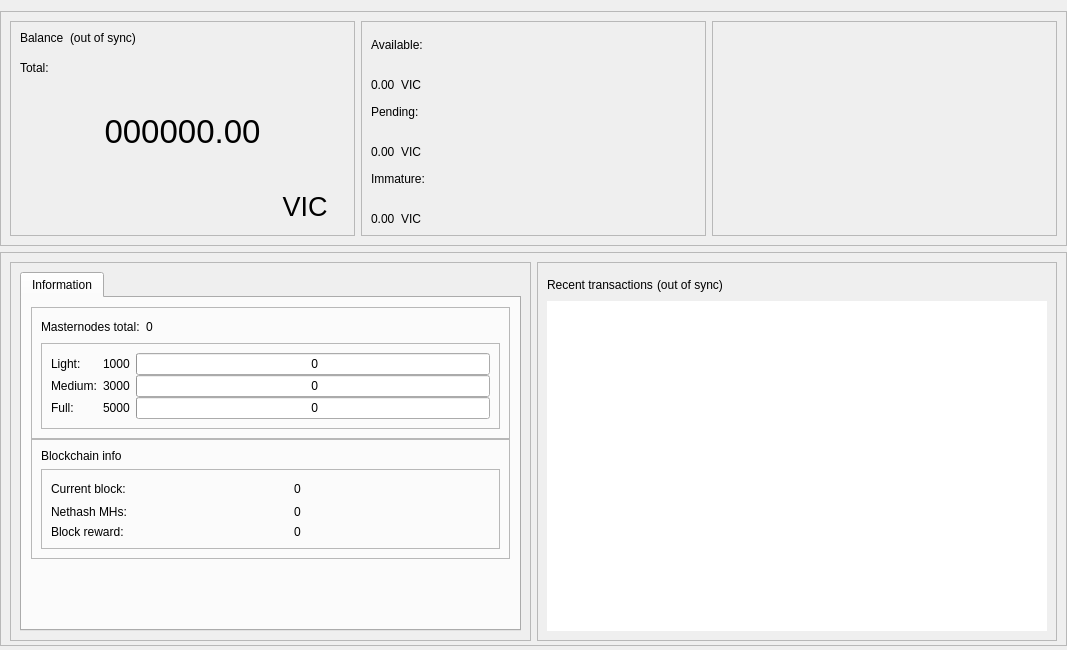
<?xml version="1.0" encoding="UTF-8"?>
<ui version="4.0">
 <class>OverviewPage</class>
 <widget class="QWidget" name="OverviewPage">
  <property name="geometry">
   <rect>
    <x>0</x>
    <y>0</y>
    <width>1067</width>
    <height>650</height>
   </rect>
  </property>
  <property name="minimumSize">
   <size>
    <width>960</width>
    <height>0</height>
   </size>
  </property>
  <property name="windowTitle">
   <string>Form</string>
  </property>
  <layout class="QVBoxLayout" name="topLayout">
   <property name="leftMargin">
    <number>0</number>
   </property>
   <property name="rightMargin">
    <number>0</number>
   </property>
   <property name="bottomMargin">
    <number>4</number>
   </property>
   <item>
    <layout class="QVBoxLayout" name="verticalLayout_main">
     <property name="sizeConstraint">
      <enum>QLayout::SetDefaultConstraint</enum>
     </property>
     <property name="leftMargin">
      <number>0</number>
     </property>
     <property name="rightMargin">
      <number>0</number>
     </property>
     <item>
      <widget class="QFrame" name="frame_blue">
       <property name="enabled">
        <bool>true</bool>
       </property>
       <property name="sizePolicy">
        <sizepolicy hsizetype="Preferred" vsizetype="Preferred">
         <horstretch>0</horstretch>
         <verstretch>0</verstretch>
        </sizepolicy>
       </property>
       <property name="minimumSize">
        <size>
         <width>1065</width>
         <height>220</height>
        </size>
       </property>
       <property name="maximumSize">
        <size>
         <width>16777215</width>
         <height>16777215</height>
        </size>
       </property>
       <property name="sizeIncrement">
        <size>
         <width>0</width>
         <height>0</height>
        </size>
       </property>
       <property name="baseSize">
        <size>
         <width>0</width>
         <height>500</height>
        </size>
       </property>
       <property name="frameShape">
        <enum>QFrame::StyledPanel</enum>
       </property>
       <property name="frameShadow">
        <enum>QFrame::Raised</enum>
       </property>
       <layout class="QHBoxLayout" name="horizontalLayout">
        <item>
         <widget class="QFrame" name="frame_blue_1">
          <property name="minimumSize">
           <size>
            <width>345</width>
            <height>200</height>
           </size>
          </property>
          <property name="maximumSize">
           <size>
            <width>16777215</width>
            <height>16777215</height>
           </size>
          </property>
          <property name="frameShape">
           <enum>QFrame::StyledPanel</enum>
          </property>
          <property name="frameShadow">
           <enum>QFrame::Raised</enum>
          </property>
          <layout class="QHBoxLayout" name="horizontalLayout_2">
           <item>
            <layout class="QVBoxLayout" name="verticalLayout">
             <item>
              <layout class="QHBoxLayout" name="horizontalLayout_3">
               <property name="spacing">
                <number>6</number>
               </property>
               <property name="sizeConstraint">
                <enum>QLayout::SetFixedSize</enum>
               </property>
               <item>
                <widget class="QLabel" name="label_5">
                 <property name="minimumSize">
                  <size>
                   <width>0</width>
                   <height>24</height>
                  </size>
                 </property>
                 <property name="maximumSize">
                  <size>
                   <width>16777215</width>
                   <height>24</height>
                  </size>
                 </property>
                 <property name="text">
                  <string>Balance</string>
                 </property>
                 <property name="alignment">
                  <set>Qt::AlignLeading|Qt::AlignLeft|Qt::AlignTop</set>
                 </property>
                </widget>
               </item>
               <item>
                <widget class="QLabel" name="labelWalletStatus">
                 <property name="minimumSize">
                  <size>
                   <width>0</width>
                   <height>24</height>
                  </size>
                 </property>
                 <property name="maximumSize">
                  <size>
                   <width>16777215</width>
                   <height>24</height>
                  </size>
                 </property>
                 <property name="text">
                  <string>(out of sync)</string>
                 </property>
                 <property name="alignment">
                  <set>Qt::AlignLeading|Qt::AlignLeft|Qt::AlignTop</set>
                 </property>
                </widget>
               </item>
               <item>
                <spacer name="horizontalSpacer">
                 <property name="orientation">
                  <enum>Qt::Horizontal</enum>
                 </property>
                 <property name="sizeHint" stdset="0">
                  <size>
                   <width>40</width>
                   <height>20</height>
                  </size>
                 </property>
                </spacer>
               </item>
              </layout>
             </item>
             <item>
              <widget class="QLabel" name="labelTotalText">
               <property name="maximumSize">
                <size>
                 <width>16777215</width>
                 <height>15</height>
                </size>
               </property>
               <property name="text">
                <string>Total:</string>
               </property>
              </widget>
             </item>
             <item>
              <widget class="QLabel" name="labelTotal">
               <property name="sizePolicy">
                <sizepolicy hsizetype="Preferred" vsizetype="Preferred">
                 <horstretch>0</horstretch>
                 <verstretch>0</verstretch>
                </sizepolicy>
               </property>
               <property name="minimumSize">
                <size>
                 <width>0</width>
                 <height>100</height>
                </size>
               </property>
               <property name="maximumSize">
                <size>
                 <width>16777215</width>
                 <height>100</height>
                </size>
               </property>
               <property name="font">
                <font>
                 <pointsize>25</pointsize>
                 <weight>50</weight>
                 <bold>false</bold>
                </font>
               </property>
               <property name="mouseTracking">
                <bool>false</bool>
               </property>
               <property name="text">
                <string>000000.00</string>
               </property>
               <property name="alignment">
                <set>Qt::AlignCenter</set>
               </property>
              </widget>
             </item>
             <item>
              <layout class="QHBoxLayout" name="horizontalLayout_11">
               <item>
                <spacer name="horizontalSpacer_8">
                 <property name="orientation">
                  <enum>Qt::Horizontal</enum>
                 </property>
                 <property name="sizeHint" stdset="0">
                  <size>
                   <width>40</width>
                   <height>20</height>
                  </size>
                 </property>
                </spacer>
               </item>
               <item>
                <widget class="QPushButton" name="blabel_Vricoin">
                 <property name="font">
                  <font>
                   <pointsize>20</pointsize>
                   <italic>false</italic>
                   <kerning>true</kerning>
                  </font>
                 </property>
                 <property name="cursor">
                  <cursorShape>PointingHandCursor</cursorShape>
                 </property>
                 <property name="text">
                  <string>VIC</string>
                 </property>
                 <property name="flat">
                  <bool>true</bool>
                 </property>
                </widget>
               </item>
              </layout>
             </item>
            </layout>
           </item>
          </layout>
         </widget>
        </item>
        <item>
         <widget class="QFrame" name="frame_blue_2">
          <property name="minimumSize">
           <size>
            <width>345</width>
            <height>200</height>
           </size>
          </property>
          <property name="maximumSize">
           <size>
            <width>16777215</width>
            <height>16777215</height>
           </size>
          </property>
          <property name="frameShape">
           <enum>QFrame::StyledPanel</enum>
          </property>
          <property name="frameShadow">
           <enum>QFrame::Raised</enum>
          </property>
          <layout class="QVBoxLayout" name="verticalLayout_3">
           <item>
            <layout class="QVBoxLayout" name="verticalLayout_2">
             <item>
              <widget class="QLabel" name="labelBalanceText">
               <property name="text">
                <string>Available:</string>
               </property>
              </widget>
             </item>
             <item>
              <layout class="QHBoxLayout" name="horizontalLayout_4">
               <item>
                <widget class="QLabel" name="labelBalance">
                 <property name="text">
                  <string>0.00</string>
                 </property>
                 <property name="alignment">
                  <set>Qt::AlignBottom|Qt::AlignLeading|Qt::AlignLeft</set>
                 </property>
                </widget>
               </item>
               <item>
                <widget class="QLabel" name="label_Vricoin2">
                 <property name="text">
                  <string>VIC</string>
                 </property>
                 <property name="alignment">
                  <set>Qt::AlignBottom|Qt::AlignLeading|Qt::AlignLeft</set>
                 </property>
                </widget>
               </item>
               <item>
                <spacer name="horizontalSpacer_3">
                 <property name="orientation">
                  <enum>Qt::Horizontal</enum>
                 </property>
                 <property name="sizeHint" stdset="0">
                  <size>
                   <width>40</width>
                   <height>20</height>
                  </size>
                 </property>
                </spacer>
               </item>
              </layout>
             </item>
             <item>
              <widget class="QLabel" name="labelPendingText">
               <property name="text">
                <string>Pending:</string>
               </property>
              </widget>
             </item>
             <item>
              <layout class="QHBoxLayout" name="horizontalLayout_5">
               <item>
                <widget class="QLabel" name="labelUnconfirmed">
                 <property name="text">
                  <string>0.00</string>
                 </property>
                 <property name="alignment">
                  <set>Qt::AlignBottom|Qt::AlignLeading|Qt::AlignLeft</set>
                 </property>
                </widget>
               </item>
               <item>
                <widget class="QLabel" name="label_Vricoin3">
                 <property name="text">
                  <string>VIC</string>
                 </property>
                 <property name="alignment">
                  <set>Qt::AlignBottom|Qt::AlignLeading|Qt::AlignLeft</set>
                 </property>
                </widget>
               </item>
               <item>
                <spacer name="horizontalSpacer_4">
                 <property name="orientation">
                  <enum>Qt::Horizontal</enum>
                 </property>
                 <property name="sizeHint" stdset="0">
                  <size>
                   <width>40</width>
                   <height>20</height>
                  </size>
                 </property>
                </spacer>
               </item>
              </layout>
             </item>
             <item>
              <widget class="QLabel" name="labelImmatureText">
               <property name="text">
                <string>Immature:</string>
               </property>
              </widget>
             </item>
             <item>
              <layout class="QHBoxLayout" name="horizontalLayout_6">
               <item>
                <widget class="QLabel" name="labelImmature">
                 <property name="text">
                  <string>0.00</string>
                 </property>
                 <property name="alignment">
                  <set>Qt::AlignBottom|Qt::AlignLeading|Qt::AlignLeft</set>
                 </property>
                </widget>
               </item>
               <item>
                <widget class="QLabel" name="label_Vricoin4">
                 <property name="text">
                  <string>VIC</string>
                 </property>
                 <property name="alignment">
                  <set>Qt::AlignBottom|Qt::AlignLeading|Qt::AlignLeft</set>
                 </property>
                </widget>
               </item>
               <item>
                <spacer name="horizontalSpacer_5">
                 <property name="orientation">
                  <enum>Qt::Horizontal</enum>
                 </property>
                 <property name="sizeHint" stdset="0">
                  <size>
                   <width>40</width>
                   <height>20</height>
                  </size>
                 </property>
                </spacer>
               </item>
              </layout>
             </item>
            </layout>
           </item>
          </layout>
         </widget>
        </item>
        <item>
         <spacer name="horizontalSpacer_9">
          <property name="orientation">
           <enum>Qt::Horizontal</enum>
          </property>
          <property name="sizeHint" stdset="0">
           <size>
            <width>40</width>
            <height>20</height>
           </size>
          </property>
         </spacer>
        </item>
        <item>
         <widget class="QFrame" name="frame_blue_3">
          <property name="minimumSize">
           <size>
            <width>345</width>
            <height>200</height>
           </size>
          </property>
          <property name="maximumSize">
           <size>
            <width>16777215</width>
            <height>16777215</height>
           </size>
          </property>
          <property name="frameShape">
           <enum>QFrame::StyledPanel</enum>
          </property>
          <property name="frameShadow">
           <enum>QFrame::Raised</enum>
          </property>
          <layout class="QVBoxLayout" name="verticalLayout_5">
           <item>
            <layout class="QVBoxLayout" name="verticalLayout_4"/>
           </item>
          </layout>
         </widget>
        </item>
       </layout>
      </widget>
     </item>
     <item>
      <widget class="QFrame" name="frame_bottom">
       <property name="minimumSize">
        <size>
         <width>0</width>
         <height>100</height>
        </size>
       </property>
       <property name="maximumSize">
        <size>
         <width>16777215</width>
         <height>16777215</height>
        </size>
       </property>
       <property name="frameShape">
        <enum>QFrame::StyledPanel</enum>
       </property>
       <property name="frameShadow">
        <enum>QFrame::Raised</enum>
       </property>
       <layout class="QHBoxLayout" name="horizontalLayout_7">
        <property name="bottomMargin">
         <number>4</number>
        </property>
        <item>
         <widget class="QFrame" name="frame_bottom_1">
          <property name="minimumSize">
           <size>
            <width>355</width>
            <height>100</height>
           </size>
          </property>
          <property name="maximumSize">
           <size>
            <width>16777215</width>
            <height>16777215</height>
           </size>
          </property>
          <property name="frameShape">
           <enum>QFrame::StyledPanel</enum>
          </property>
          <property name="frameShadow">
           <enum>QFrame::Raised</enum>
          </property>
          <layout class="QVBoxLayout" name="verticalLayout_9">
           <property name="bottomMargin">
            <number>9</number>
           </property>
           <item>
            <layout class="QVBoxLayout" name="verticalLayout_7">
             <item>
              <widget class="QTabWidget" name="AdditionalFeatures">
               <property name="currentIndex">
                <number>1</number>
               </property>
               <property name="tabBarAutoHide">
                <bool>false</bool>
               </property>
               <widget class="QWidget" name="TabInformation">
                <attribute name="title">
                 <string>Information</string>
                </attribute>
                <layout class="QVBoxLayout" name="verticalLayout_13">
                 <item>
                  <layout class="QVBoxLayout" name="verticalLayout_11">
                   <property name="spacing">
                    <number>0</number>
                   </property>
                   <item>
                    <layout class="QVBoxLayout" name="verticalLayout_16"/>
                   </item>
                   <item>
                    <widget class="QFrame" name="frameMnInfo">
                     <property name="minimumSize">
                      <size>
                       <width>0</width>
                       <height>100</height>
                      </size>
                     </property>
                     <property name="frameShape">
                      <enum>QFrame::StyledPanel</enum>
                     </property>
                     <property name="frameShadow">
                      <enum>QFrame::Raised</enum>
                     </property>
                     <layout class="QVBoxLayout" name="verticalLayout_17">
                      <item>
                       <layout class="QHBoxLayout" name="horizontalLayout_9">
                        <item>
                         <widget class="QLabel" name="labelMnTotal">
                          <property name="minimumSize">
                           <size>
                            <width>0</width>
                            <height>0</height>
                           </size>
                          </property>
                          <property name="maximumSize">
                           <size>
                            <width>16777215</width>
                            <height>16777215</height>
                           </size>
                          </property>
                          <property name="text">
                           <string>Masternodes total:</string>
                          </property>
                         </widget>
                        </item>
                        <item>
                         <widget class="QLabel" name="labelMnTotal_Value">
                          <property name="text">
                           <string>0</string>
                          </property>
                         </widget>
                        </item>
                        <item>
                         <spacer name="horizontalSpacer_7">
                          <property name="orientation">
                           <enum>Qt::Horizontal</enum>
                          </property>
                          <property name="sizeHint" stdset="0">
                           <size>
                            <width>40</width>
                            <height>20</height>
                           </size>
                          </property>
                         </spacer>
                        </item>
                       </layout>
                      </item>
                      <item>
                       <widget class="QFrame" name="frameMnInfoLevels">
                        <property name="minimumSize">
                         <size>
                          <width>0</width>
                          <height>80</height>
                         </size>
                        </property>
                        <property name="frameShape">
                         <enum>QFrame::StyledPanel</enum>
                        </property>
                        <property name="frameShadow">
                         <enum>QFrame::Raised</enum>
                        </property>
                        <layout class="QGridLayout" name="gridLayout_2">
                         <property name="horizontalSpacing">
                          <number>6</number>
                         </property>
                         <property name="verticalSpacing">
                          <number>0</number>
                         </property>
                         <item row="0" column="2">
                          <widget class="QProgressBar" name="graphMN1">
                           <property name="minimumSize">
                            <size>
                             <width>0</width>
                             <height>20</height>
                            </size>
                           </property>
                           <property name="maximumSize">
                            <size>
                             <width>16777215</width>
                             <height>16777215</height>
                            </size>
                           </property>
                           <property name="value">
                            <number>0</number>
                           </property>
                           <property name="format">
                            <string> %v</string>
                           </property>
                          </widget>
                         </item>
                         <item row="1" column="2">
                          <widget class="QProgressBar" name="graphMN2">
                           <property name="minimumSize">
                            <size>
                             <width>0</width>
                             <height>20</height>
                            </size>
                           </property>
                           <property name="maximumSize">
                            <size>
                             <width>16777215</width>
                             <height>16777215</height>
                            </size>
                           </property>
                           <property name="value">
                            <number>0</number>
                           </property>
                           <property name="format">
                            <string> %v</string>
                           </property>
                          </widget>
                         </item>
                         <item row="3" column="2">
                          <widget class="QProgressBar" name="graphMN3">
                           <property name="minimumSize">
                            <size>
                             <width>0</width>
                             <height>20</height>
                            </size>
                           </property>
                           <property name="maximumSize">
                            <size>
                             <width>16777215</width>
                             <height>16777215</height>
                            </size>
                           </property>
                           <property name="value">
                            <number>0</number>
                           </property>
                           <property name="format">
                            <string> %v</string>
                           </property>
                          </widget>
                         </item>
                         <item row="1" column="0">
                          <widget class="QLabel" name="label_2">
                           <property name="minimumSize">
                            <size>
                             <width>0</width>
                             <height>0</height>
                            </size>
                           </property>
                           <property name="maximumSize">
                            <size>
                             <width>16777215</width>
                             <height>16777215</height>
                            </size>
                           </property>
                           <property name="text">
                            <string>Medium:</string>
                           </property>
                          </widget>
                         </item>
                         <item row="3" column="0">
                          <widget class="QLabel" name="label_3">
                           <property name="minimumSize">
                            <size>
                             <width>0</width>
                             <height>0</height>
                            </size>
                           </property>
                           <property name="maximumSize">
                            <size>
                             <width>16777215</width>
                             <height>16777215</height>
                            </size>
                           </property>
                           <property name="text">
                            <string>Full:</string>
                           </property>
                          </widget>
                         </item>
                         <item row="0" column="0">
                          <widget class="QLabel" name="label">
                           <property name="minimumSize">
                            <size>
                             <width>0</width>
                             <height>0</height>
                            </size>
                           </property>
                           <property name="maximumSize">
                            <size>
                             <width>16777215</width>
                             <height>16777215</height>
                            </size>
                           </property>
                           <property name="text">
                            <string>Light:</string>
                           </property>
                          </widget>
                         </item>
                         <item row="0" column="1">
                          <widget class="QLabel" name="label_lcolat">
                           <property name="text">
                            <string>1000</string>
                           </property>
                          </widget>
                         </item>
                         <item row="1" column="1">
                          <widget class="QLabel" name="label_mcolat">
                           <property name="text">
                            <string>3000</string>
                           </property>
                          </widget>
                         </item>
                         <item row="3" column="1">
                          <widget class="QLabel" name="label_fcolat">
                           <property name="text">
                            <string>5000</string>
                           </property>
                          </widget>
                         </item>
                        </layout>
                       </widget>
                      </item>
                     </layout>
                    </widget>
                   </item>
                   <item>
                    <widget class="QFrame" name="frameBlockchainInfo">
                     <property name="minimumSize">
                      <size>
                       <width>0</width>
                       <height>100</height>
                      </size>
                     </property>
                     <property name="frameShape">
                      <enum>QFrame::StyledPanel</enum>
                     </property>
                     <property name="frameShadow">
                      <enum>QFrame::Raised</enum>
                     </property>
                     <layout class="QVBoxLayout" name="verticalLayout_18">
                      <item>
                       <widget class="QLabel" name="label_blockchaininfo">
                        <property name="text">
                         <string>Blockchain info</string>
                        </property>
                       </widget>
                      </item>
                      <item>
                       <widget class="QFrame" name="frameBlockchainInfoData">
                        <property name="minimumSize">
                         <size>
                          <width>0</width>
                          <height>0</height>
                         </size>
                        </property>
                        <property name="frameShape">
                         <enum>QFrame::StyledPanel</enum>
                        </property>
                        <property name="frameShadow">
                         <enum>QFrame::Raised</enum>
                        </property>
                        <layout class="QGridLayout" name="gridLayout_3">
                         <property name="verticalSpacing">
                          <number>6</number>
                         </property>
                         <item row="0" column="2">
                          <widget class="QLabel" name="label_CurrentBlock_value">
                           <property name="text">
                            <string>0</string>
                           </property>
                          </widget>
                         </item>
                         <item row="0" column="0">
                          <widget class="QLabel" name="label_CurrentBlock">
                           <property name="minimumSize">
                            <size>
                             <width>0</width>
                             <height>0</height>
                            </size>
                           </property>
                           <property name="maximumSize">
                            <size>
                             <width>16777215</width>
                             <height>16777215</height>
                            </size>
                           </property>
                           <property name="text">
                            <string>Current block:</string>
                           </property>
                          </widget>
                         </item>
                         <item row="1" column="2">
                          <widget class="QLabel" name="label_Nethash_value">
                           <property name="text">
                            <string>0</string>
                           </property>
                          </widget>
                         </item>
                         <item row="2" column="0">
                          <widget class="QLabel" name="label_CurrentBlockReward">
                           <property name="text">
                            <string>Block reward:</string>
                           </property>
                          </widget>
                         </item>
                         <item row="1" column="0">
                          <widget class="QLabel" name="label_Nethash">
                           <property name="text">
                            <string>Nethash MHs:</string>
                           </property>
                          </widget>
                         </item>
                         <item row="2" column="2">
                          <widget class="QLabel" name="label_CurrentBlockReward_value">
                           <property name="text">
                            <string>0</string>
                           </property>
                          </widget>
                         </item>
                         <item row="0" column="1">
                          <spacer name="horizontalSpacer_6">
                           <property name="orientation">
                            <enum>Qt::Horizontal</enum>
                           </property>
                           <property name="sizeType">
                            <enum>QSizePolicy::Fixed</enum>
                           </property>
                           <property name="sizeHint" stdset="0">
                            <size>
                             <width>40</width>
                             <height>20</height>
                            </size>
                           </property>
                          </spacer>
                         </item>
                        </layout>
                       </widget>
                      </item>
                     </layout>
                    </widget>
                   </item>
                   <item>
                    <spacer name="verticalSpacer_2">
                     <property name="orientation">
                      <enum>Qt::Vertical</enum>
                     </property>
                     <property name="sizeHint" stdset="0">
                      <size>
                       <width>20</width>
                       <height>10</height>
                      </size>
                     </property>
                    </spacer>
                   </item>
                  </layout>
                 </item>
                </layout>
               </widget>
              </widget>
             </item>
            </layout>
           </item>
          </layout>
         </widget>
        </item>
        <item>
         <widget class="QFrame" name="frame_bottom_2">
          <property name="minimumSize">
           <size>
            <width>0</width>
            <height>100</height>
           </size>
          </property>
          <property name="maximumSize">
           <size>
            <width>16777215</width>
            <height>16777215</height>
           </size>
          </property>
          <property name="frameShape">
           <enum>QFrame::StyledPanel</enum>
          </property>
          <property name="frameShadow">
           <enum>QFrame::Raised</enum>
          </property>
          <layout class="QVBoxLayout" name="verticalLayout_10">
           <item>
            <layout class="QVBoxLayout" name="verticalLayout_8">
             <property name="spacing">
              <number>4</number>
             </property>
             <item>
              <layout class="QHBoxLayout" name="horizontalLayout_8">
               <item>
                <widget class="QLabel" name="label_4">
                 <property name="minimumSize">
                  <size>
                   <width>0</width>
                   <height>25</height>
                  </size>
                 </property>
                 <property name="maximumSize">
                  <size>
                   <width>16777215</width>
                   <height>25</height>
                  </size>
                 </property>
                 <property name="text">
                  <string>Recent transactions</string>
                 </property>
                </widget>
               </item>
               <item>
                <widget class="QLabel" name="labelTransactionsStatus">
                 <property name="text">
                  <string>(out of sync)</string>
                 </property>
                </widget>
               </item>
               <item>
                <spacer name="horizontalSpacer_2">
                 <property name="orientation">
                  <enum>Qt::Horizontal</enum>
                 </property>
                 <property name="sizeHint" stdset="0">
                  <size>
                   <width>40</width>
                   <height>20</height>
                  </size>
                 </property>
                </spacer>
               </item>
              </layout>
             </item>
             <item>
              <widget class="QListView" name="listTransactions">
               <property name="sizePolicy">
                <sizepolicy hsizetype="Expanding" vsizetype="Expanding">
                 <horstretch>0</horstretch>
                 <verstretch>0</verstretch>
                </sizepolicy>
               </property>
               <property name="maximumSize">
                <size>
                 <width>16777215</width>
                 <height>600</height>
                </size>
               </property>
               <property name="styleSheet">
                <string notr="true"/>
               </property>
               <property name="frameShape">
                <enum>QFrame::NoFrame</enum>
               </property>
               <property name="verticalScrollBarPolicy">
                <enum>Qt::ScrollBarAlwaysOff</enum>
               </property>
               <property name="horizontalScrollBarPolicy">
                <enum>Qt::ScrollBarAlwaysOff</enum>
               </property>
               <property name="alternatingRowColors">
                <bool>true</bool>
               </property>
              </widget>
             </item>
            </layout>
           </item>
          </layout>
         </widget>
        </item>
       </layout>
      </widget>
     </item>
    </layout>
   </item>
  </layout>
 </widget>
 <resources/>
 <connections/>
</ui>
